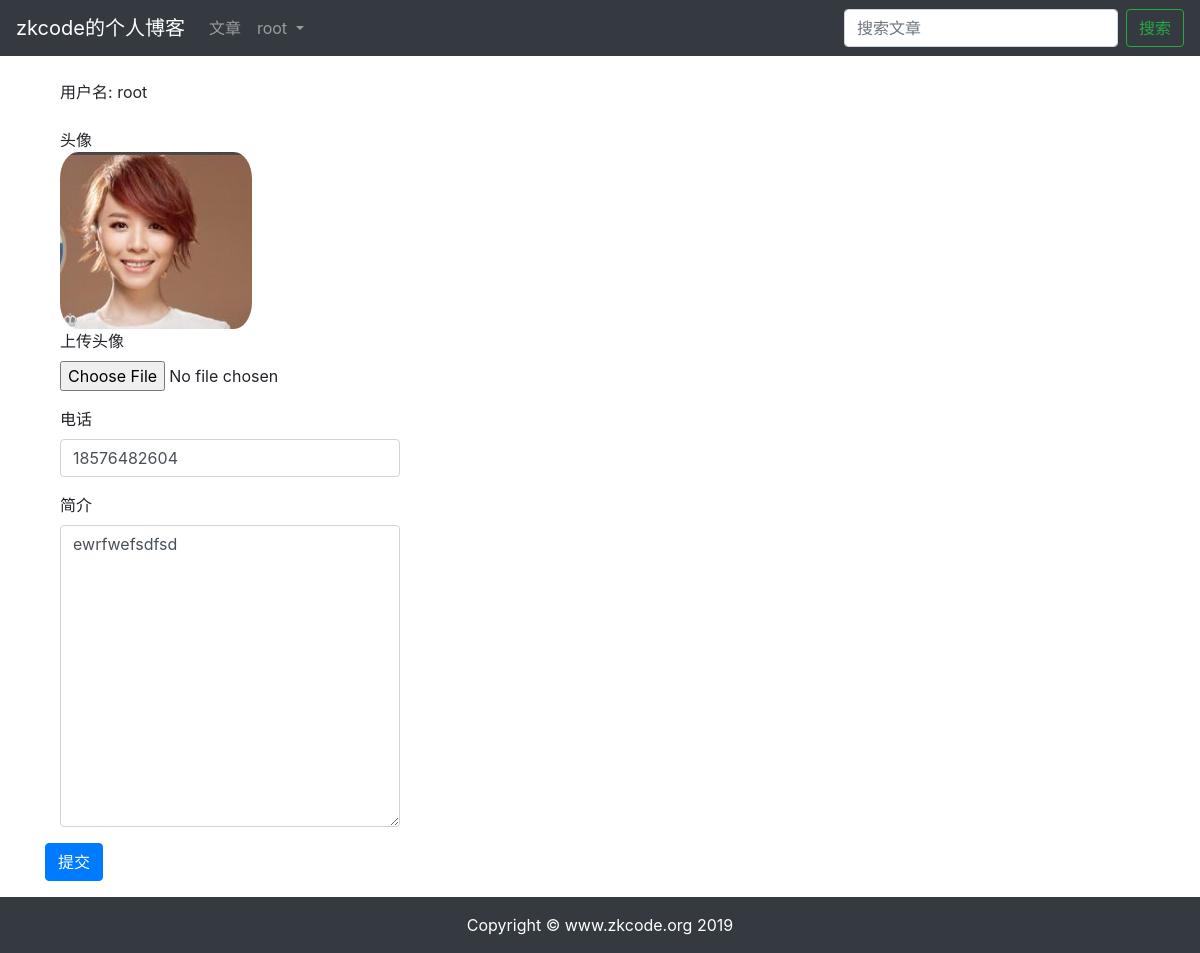
The page /userprofile/edit/3/ on the database its author committed.
### userprofile/models.py (models this page shows, shortened)
class Profile(models.Model):
    user = models.OneToOneField(User, on_delete=models.CASCADE, related_name='profile')
    phone = models.CharField(max_length=20, blank=True)
    avatar = models.ImageField(upload_to='avatar/%Y%m%d/', blank=True)
    bio = models.TextField(max_length=500, blank=True)

### userprofile/views.py (the view)
# urls.py: path('edit/<int:id>/', views.profile_edit, name='edit'),
def profile_edit(request, id):
    user = User.objects.get(id=id)
    profile = Profile.objects.get(user_id=id)
    if request.method == 'POST':
        if request.user != user:
            return HttpResponse('你没有权限修改此用户信息')
        profile_form = ProfileForm(request.POST, request.FILES)
        if profile_form.is_valid():
            profile_cd = profile_form.cleaned_data
            profile.phone = profile_cd['phone']
            profile.bio = profile_cd['bio']
            if 'avatar' in request.FILES:
                profile.avatar = profile_cd['avatar']
            profile.save()
            return redirect("userprofile:edit", id=id)
        else:
            return HttpResponse('注册表单输入有误。请重新输入')
    elif request.method == 'GET':
        profile_form = ProfileForm()
        context = {'profile_form': profile_form, 'profile': profile, 'user': user}
        return render(request, 'userprofile/edit.html', context)
    else:
        return HttpResponse('请使用GET或POST请求数据')

### userprofile/forms.py
class ProfileForm(forms.ModelForm):
    class Meta:
        model = Profile
        fields = ('phone', 'avatar', 'bio')

### templates/userprofile/edit.html (shortened to what this page needs)
{% extends "base.html" %}
{% load staticfiles %}
{% block content %}
<div class="container">
    <div class="row">
        <div class="col-12">
            <br>
            <div class="col-md-4">用户名: {{ user.username }}</div>
            <br>
            {% if profile.avatar %}
            <div class="col-md-4">头像</div>
            <img src="{{ profile.avatar.url }}" style="max-width: 20%; border-radius: 15%;" class="col-md-4">
            {% else %}
            <div class="col-md-4">暂无头像</div>
            {% endif %}
            <br>
            <form method="post" action="." enctype="multipart/form-data">
                <div class="form-group col-md-4">
                    <label for="avatar">上传头像</label>
                    <input type="file" class="form-control-file" name="avatar" id="avatar">
                </div>
                <div class="form-group col-md-4">
                    <label for="phone">电话</label>
                    <input type="text" class="form-control" id="phone" name="phone" value="{{ profile.phone }}">
                </div>
                <div class="form-group col-md-4">
                    <label for="bio">简介</label>
                    <textarea type="text" class="form-control" id="bio" name="bio" rows="12">{{ profile.bio }}</textarea>
                </div>
                <button type="submit" class="btn btn-primary">提交</button>
            </form>
        </div>
    </div>
</div>
{% endblock content %}

### templates/header.html (shortened to what this page needs)
<nav class="navbar navbar-expand-lg navbar-light bg-dark">
    <a class="navbar-brand text-white" href="#">zkcode的个人博客</a>
    <div class="collapse navbar-collapse">
        <ul class="navbar-nav mr-auto">
            <li class="nav-item">
                <a class="nav-link text-white-50" href="{% url 'article:article-list' %}">文章</a>
            </li>
            {% if user.is_authenticated %}
            <li class="nav-item dropdown">
                <a class="nav-link dropdown-toggle text-white-50" href="#" id="navbarDropdown" role="button" data-toggle="dropdown" aria-haspopup="true" aria-expanded="false">
                    {{ user.username }}
                </a>
            </li>
            {% else %}
            <li class="nav-item">
                <a class="nav-link text-white-50" href="{% url 'userprofile:login' %}">登录</a>
            </li>
            {% endif %}
        </ul>
        <form class="form-inline my-2 my-lg-0" action=".">
            <input class="form-control mr-sm-2" type="text" name="search" placeholder="搜索文章" aria-label="Search" required>
            <button class="btn btn-outline-success my-2 my-sm-0" type="submit">搜索</button>
        </form>
    </div>
</nav>

### rows shown on the page
Profile: avatar (picture), phone "18576482604", bio "ewrfwefsdfsd"

### other values the page prints
{{ user.username }} "root"
